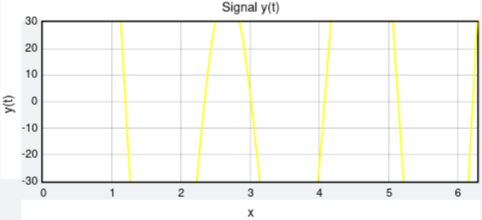

The script that drew this image:
from vpython import *
import numpy as np
import math
import cmath

N = 100; twopi = 2. * pi; h = twopi / N;  sq2pi = 1. / sqrt(twopi)
y = np.zeros(N + 1, float); ycomplex = np.zeros(N, complex)

SignalGraph = graph(x=0, y=0, width=600, height=250, title ='Signal y(t)', xtitle='x', ytitle='y(t)', xmax=2.*math.pi, xmin=0, ymax=30, ymin=-30)
SignalCurve = gcurve(color=color.yellow)
TransformGraph = graph(x=0, y=250, width=600, height=250, title = 'Im Y(omega)', xtitle = 'x', ytitle='Im Y(omega)', xmax=10., xmin=-1, ymax=100, ymin=-250)
TransformCurve = gvbars(delta = 0.05, color = color.red)

def Signal(y):
    h = twopi / N; x = 0.
    for i in range(0, N + 1):
        y[i] = 30 * cos(x) + 60 * sin(2 * x) + 120 * sin(3 * x)
        SignalCurve.plot(pos = (x, y[i]))
        x += h

def DFT(ycomplex):
    for n in range(0, N):
        zsum = complex(0.0, 0.0)
        for k in range(0, N):
            zexpo = complex(0, twopi * k * n / N)
            zsum += y[k] * exp(-zexpo)
        ycomplex[n] = zsum * sq2pi
        if (ycomplex[n].imag != 0): 
            TransformCurve.plot(pos = (n, ycomplex[n].imag)) 

Signal(y)
DFT(ycomplex)
